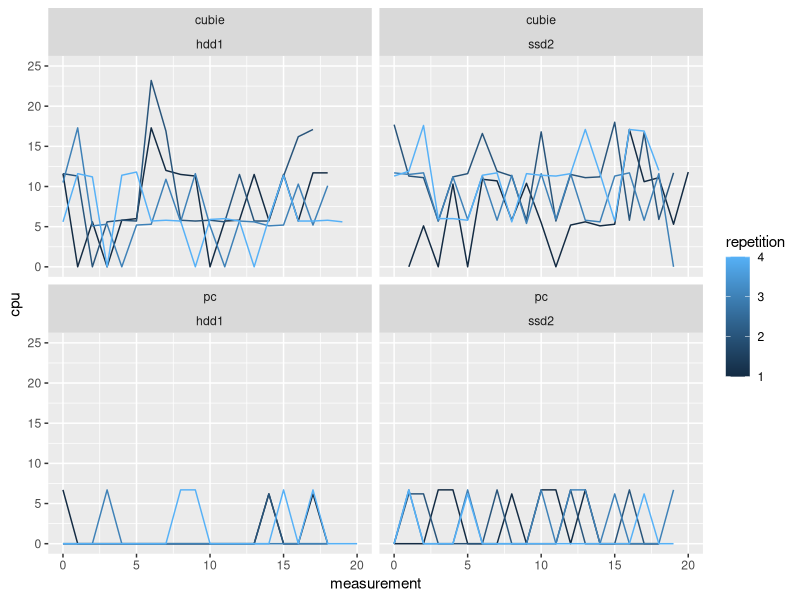

R code for this plot:
## ---- chunk 1
knitr::opts_chunk$set(echo = TRUE)
## ---- chunk 2
library(plyr)
library(ggplot2)
## ---- chunk 3
t1 <- read.csv("tempo_pc+hdd1.csv", sep=";", header=T)
t2 <- read.csv("tempo_pc+ssd2.csv", sep=";", header=T)
t3 <- read.csv("tempo_cubie+hdd1.csv", sep=";", header=T)
t4 <- read.csv("tempo_cubie+ssd2.csv", sep=";", header=T) 

tempo <- rbind(t1, t2, t3, t4)

u1 <- read.csv("usage_pc+hdd1.csv", sep=";", header=T)
u2 <- read.csv("usage_pc+ssd2.csv", sep=";", header=T)
u3 <- read.csv("usage_cubie+hdd1.csv", sep=";", header=T)
u4 <- read.csv("usage_cubie+ssd2.csv", sep=";", header=T)

usage <- rbind(u1, u2, u3, u4)

usage_df <- ddply(usage, c("equipment", "device", "operation", "reqsize", "cache", "repetition"), summarize, median_cpu = median(cpu), max_cpu = max(cpu), min_cpu =min(cpu), median_mem = median(mem), max_mem = max(mem), min_mem = min(mem))
clean_usage_df <- ddply(usage_df, c("equipment", "device", "operation", "reqsize", "cache"), summarize, cpu = median(median_cpu), mem = median(median_mem))
## ---- chunk 4
ggplot(usage, aes(x = measurement, y = cpu, group = repetition, color = repetition)) + geom_line() + ylim(0,25)+ facet_wrap(~equipment + device);
